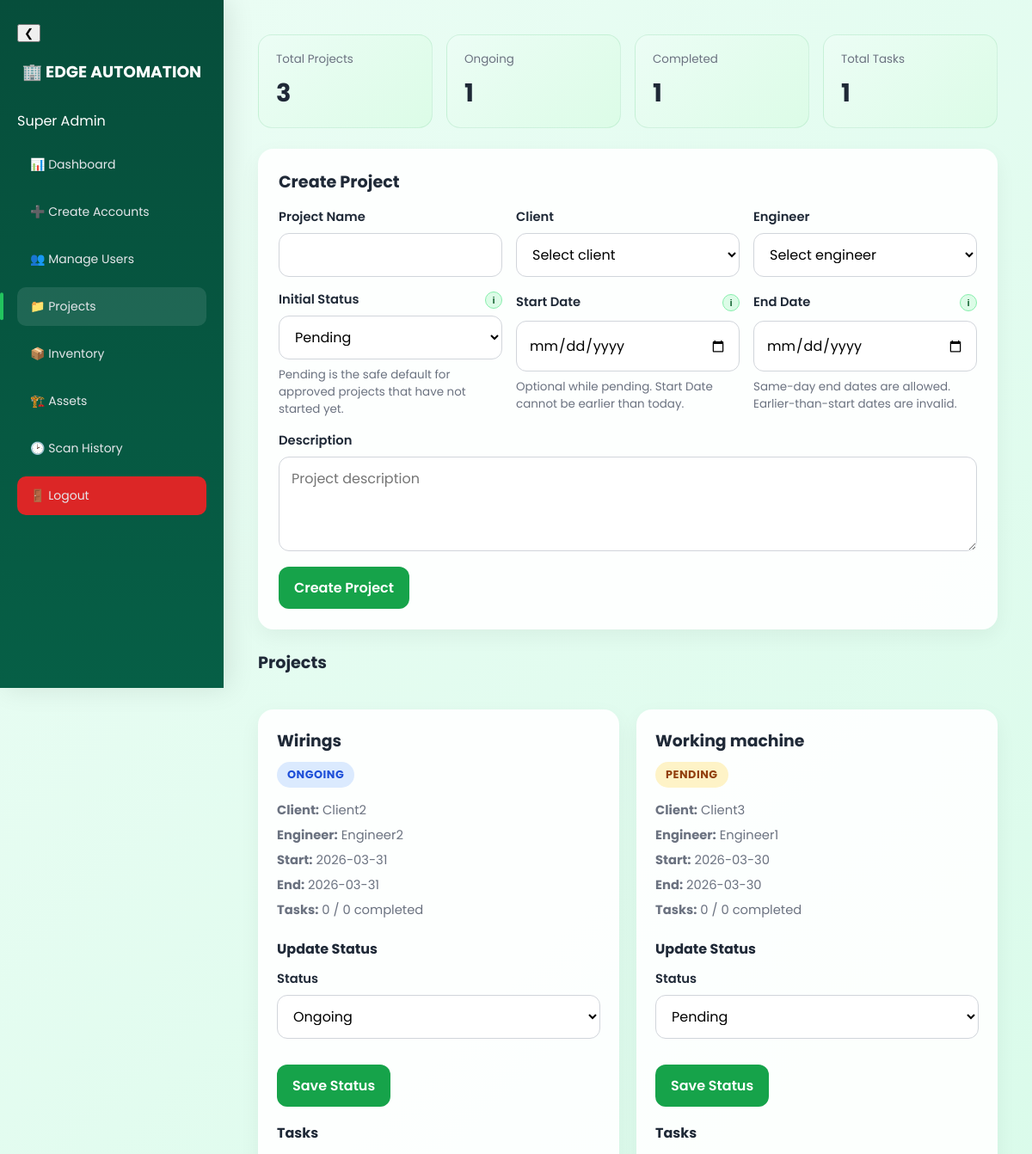
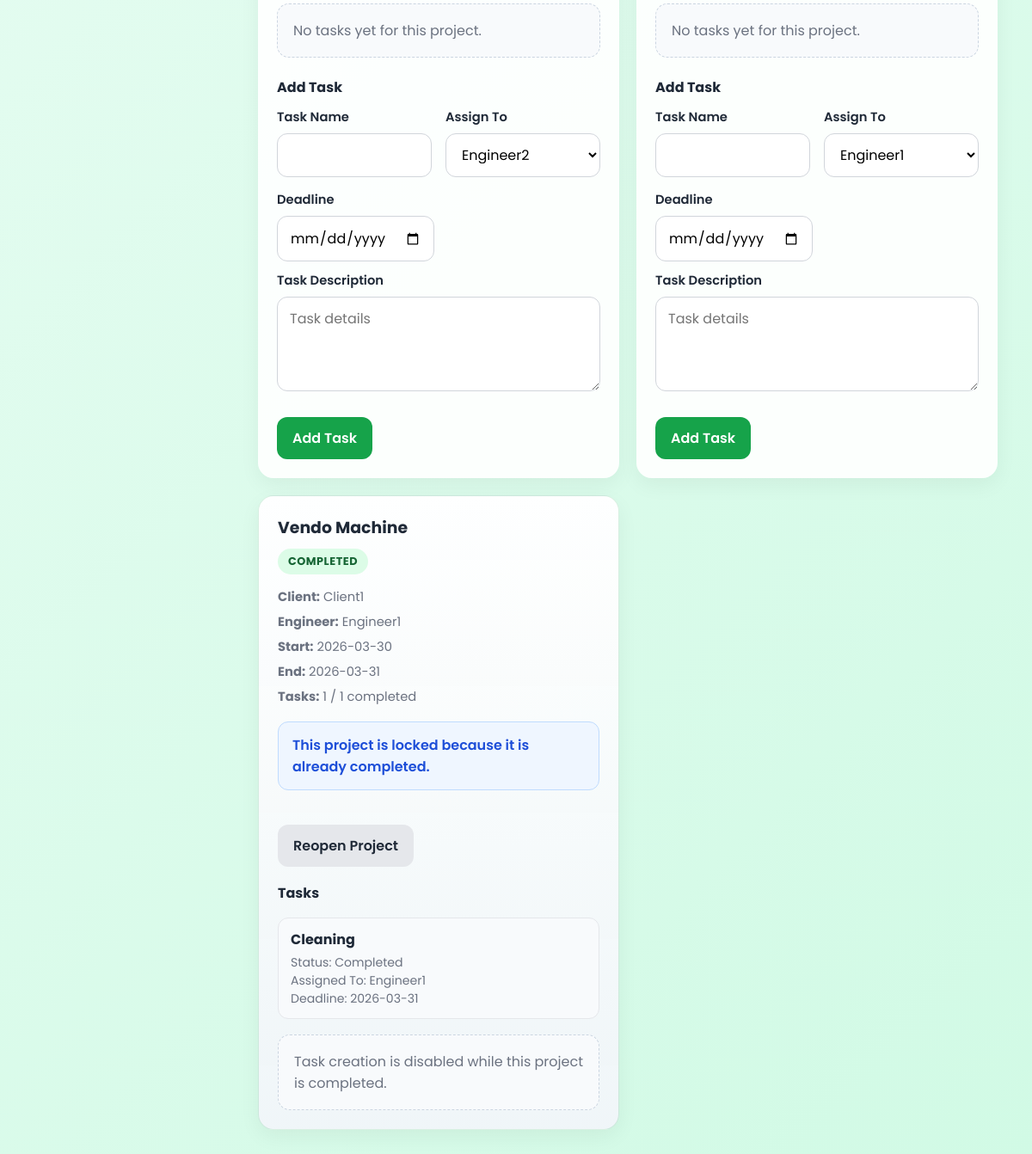
Page /SUPERADMIN/sidebar/projects.php (signed in) on the committed database (2 pictures, top to bottom).
### tables this page shows
CREATE TABLE `projects` (
  `id` int(11) NOT NULL,
  `project_name` varchar(200) NOT NULL,
  `description` text DEFAULT NULL,
  `client_id` int(11) NOT NULL,
  `start_date` date DEFAULT NULL,
  `end_date` date DEFAULT NULL,
  `status` enum('pending','ongoing','completed','on-hold') DEFAULT 'pending',
  `created_by` int(11) NOT NULL,
  `created_at` timestamp NOT NULL DEFAULT current_timestamp(),
  `updated_at` timestamp NOT NULL DEFAULT current_timestamp() ON UPDATE current_timestamp()
);

CREATE TABLE `users` (
  `id` int(11) NOT NULL,
  `full_name` varchar(150) NOT NULL,
  `email` varchar(100) NOT NULL,
  `phone` varchar(20) DEFAULT NULL,
  `password` varchar(255) NOT NULL,
  `role` varchar(30) NOT NULL,
  `status` varchar(20) NOT NULL DEFAULT 'active',
  `failed_attempts` int(11) DEFAULT 0,
  `last_failed_login` datetime DEFAULT NULL,
  `created_at` timestamp NOT NULL DEFAULT current_timestamp(),
  `updated_at` timestamp NOT NULL DEFAULT current_timestamp() ON UPDATE current_timestamp(),
  `created_by` int(11) DEFAULT NULL,
  `reset_token` varchar(255) DEFAULT NULL,
  `token_expiry` datetime DEFAULT NULL
);

CREATE TABLE `tasks` (
  `id` int(11) NOT NULL,
  `project_id` int(11) NOT NULL,
  `assigned_to` int(11) NOT NULL,
  `task_name` varchar(200) NOT NULL,
  `description` text DEFAULT NULL,
  `deadline` date DEFAULT NULL,
  `status` enum('pending','ongoing','completed','delayed') DEFAULT 'pending',
  `created_by` int(11) NOT NULL,
  `created_at` timestamp NOT NULL DEFAULT current_timestamp(),
  `updated_at` timestamp NOT NULL DEFAULT current_timestamp() ON UPDATE current_timestamp()
);

### SUPERADMIN/sidebar/projects.php (the view, shortened to what the rows shown need)
<?php
require_once __DIR__ . '/../../config/database.php';
function get_column_type(mysqli $conn, string $tableName, string $columnName): ?string {
    static $cache = [];
    $cacheKey = $tableName . '.' . $columnName;
    $stmt = $conn->prepare(
        'SELECT COLUMN_TYPE
         FROM INFORMATION_SCHEMA.COLUMNS
         WHERE TABLE_SCHEMA = DATABASE()
         AND TABLE_NAME = ?
         AND COLUMN_NAME = ?
         LIMIT 1'
    );
    $stmt->bind_param('ss', $tableName, $columnName);
    $stmt->execute();
    $result = $stmt->get_result();
    $row = $result ? $result->fetch_assoc() : null;
    $cache[$cacheKey] = $row['COLUMN_TYPE'] ?? null;
    return $cache[$cacheKey];
}
function table_has_column(mysqli $conn, string $tableName, string $columnName): bool {
    return get_column_type($conn, $tableName, $columnName) !== null;
}
function enum_supports_value(mysqli $conn, string $tableName, string $columnName, string $value): bool {
    $columnType = get_column_type($conn, $tableName, $columnName);
    return $columnType !== null && str_contains($columnType, "'" . $value . "'");
}
$supportsDraftStatus = enum_supports_value($conn, 'projects', 'status', 'draft');
$hasProjectAddressColumn = table_has_column($conn, 'projects', 'project_address');
$statusOptions = $supportsDraftStatus
    ? ['draft', 'pending', 'ongoing', 'completed', 'on-hold']
    : ['pending', 'ongoing', 'completed', 'on-hold'];
$engineers = [];
$engineerResult = $conn->query("SELECT id, full_name FROM users WHERE role = 'engineer' AND status = 'active' ORDER BY full_name ASC");
if ($engineerResult) {
    $engineers = $engineerResult->fetch_all(MYSQLI_ASSOC);
}
$projects = [];
$tasksByProject = [];
$projectAddressSelect = $hasProjectAddressColumn ? 'p.project_address,' : 'NULL AS project_address,';
$projectsQuery = "
    SELECT
        p.id,
        p.project_name,
        p.description,
        {$projectAddressSelect}
        p.client_id,
        p.start_date,
        p.end_date,
        p.status,
        p.created_at,
        client.full_name AS client_name,
        latest_assignment.engineer_id,
        engineer.full_name AS engineer_name,
        COALESCE(task_totals.total_tasks, 0) AS total_tasks,
        COALESCE(task_totals.completed_tasks, 0) AS completed_tasks
    FROM projects p
    LEFT JOIN users client ON client.id = p.client_id
    LEFT JOIN (
        SELECT pa.project_id, pa.engineer_id
        FROM project_assignments pa
        INNER JOIN (
            SELECT project_id, MAX(id) AS latest_id
            FROM project_assignments
            GROUP BY project_id
        ) latest ON latest.latest_id = pa.id
    ) latest_assignment ON latest_assignment.project_id = p.id
    LEFT JOIN users engineer ON engineer.id = latest_assignment.engineer_id
    LEFT JOIN (
        SELECT
            project_id,
            COUNT(*) AS total_tasks,
            SUM(CASE WHEN status = 'completed' THEN 1 ELSE 0 END) AS completed_tasks
        FROM tasks
        GROUP BY project_id
    ) task_totals ON task_totals.project_id = p.id
    ORDER BY p.created_at DESC, p.id DESC
";
$projectsResult = $conn->query($projectsQuery);
if ($projectsResult) {
    $projects = $projectsResult->fetch_all(MYSQLI_ASSOC);
}
$tasksResult = $conn->query("
    SELECT
        t.id,
        t.project_id,
        t.task_name,
        t.status,
        t.deadline,
        assignee.full_name AS assignee_name
    FROM tasks t
    LEFT JOIN users assignee ON assignee.id = t.assigned_to
    ORDER BY t.project_id DESC, t.deadline IS NULL, t.deadline ASC, t.id DESC
");
if ($tasksResult) {
    while ($task = $tasksResult->fetch_assoc()) {
        $tasksByProject[(int)$task['project_id']][] = $task;
    }
}
?>
<!DOCTYPE html>
<html lang="en">
<head>
    <link rel="stylesheet" href="../css/admin-dashboard.css">
</head>
<body>
<div class="container">
    <main class="main-content">
        <div class="page-stack">
            <section class="form-panel">
                <h2 class="section-title-inline">Create Project</h2>
            </section>
            <section class="page-stack">
                <h2 class="section-title-inline">Projects</h2>
                <?php if (empty($projects)): ?>
                    <div class="empty-state">No projects yet. Create your first project above.</div>
                <?php else: ?>
                    <div class="projects-grid">
                        <?php foreach ($projects as $project): ?>
                            <?php
                            $projectId = (int)$project['id'];
                            $projectTasks = $tasksByProject[$projectId] ?? [];
                            $currentEngineerId = (int)($project['engineer_id'] ?? 0);
                            $isDraft = ($project['status'] ?? '') === 'draft';
                            $isCompleted = ($project['status'] ?? '') === 'completed';
                            ?>
                            <article class="project-card<?php echo $isCompleted ? ' is-locked' : ''; ?><?php echo $isDraft ? ' is-draft' : ''; ?>">
                                <div class="card-split">
                                    <div>
                                        <h3><?php echo htmlspecialchars($project['project_name']); ?></h3>
                                        <div class="status-pill-wrap">
                                            <span class="status-pill status-<?php echo htmlspecialchars($project['status']); ?>">
                                                <?php echo htmlspecialchars(ucfirst($project['status'])); ?>
                                            </span>
                                        </div>
                                    </div>
                                    <div class="project-meta">
                                        <div><strong>Client:</strong> <?php echo htmlspecialchars($project['client_name'] ?? 'N/A'); ?></div>
                                        <div><strong>Engineer:</strong> <?php echo htmlspecialchars($project['engineer_name'] ?? 'Not assigned'); ?></div>
                                        <div><strong>Start:</strong> <?php echo htmlspecialchars($project['start_date'] ?? 'N/A'); ?></div>
                                        <div><strong>End:</strong> <?php echo htmlspecialchars($project['end_date'] ?? 'N/A'); ?></div>
                                        <div><strong>Tasks:</strong> <?php echo (int)$project['completed_tasks']; ?> / <?php echo (int)$project['total_tasks']; ?> completed</div>
                                    </div>
                                </div>
                                <?php if ($isCompleted): ?>
                                    <div class="lock-note">This project is locked because it is already completed.</div>
                                    <form method="POST" class="mini-form">
                                        <div class="form-actions">
                                            <button type="submit" class="btn-secondary">Reopen Project</button>
                                        </div>
                                    </form>
                                <?php else: ?>
                                    <form method="POST" class="mini-form">
                                        <h4 class="subheading">Update Status</h4>
                                        <div class="form-grid">
                                            <div class="input-group">
                                                <label for="status-<?php echo $projectId; ?>">Status</label>
                                                <select id="status-<?php echo $projectId; ?>" name="status" required>
                                                    <?php foreach ($statusOptions as $statusOption): ?>
                                                        <?php if ($statusOption === 'pending' && !in_array(($project['status'] ?? ''), ['pending', 'draft'], true)) { continue; } ?>
                                                        <option value="<?php echo htmlspecialchars($statusOption); ?>" <?php echo $project['status'] === $statusOption ? 'selected' : ''; ?>>
                                                            <?php echo htmlspecialchars(ucfirst($statusOption)); ?>
                                                        </option>
                                                    <?php endforeach; ?>
                                                </select>
                                            </div>
                                        </div>
                                        <div class="form-actions">
                                            <button type="submit" class="btn-primary">Save Status</button>
                                        </div>
                                    </form>
                                <?php endif; ?>
                                <div class="card-split">
                                    <h4 class="subheading">Tasks</h4>
                                    <?php if (empty($projectTasks)): ?>
                                        <div class="empty-state">No tasks yet for this project.</div>
                                    <?php else: ?>
                                        <div class="task-list">
                                            <?php foreach ($projectTasks as $task): ?>
                                                <div class="task-item">
                                                    <strong><?php echo htmlspecialchars($task['task_name']); ?></strong>
                                                    <span>Status: <?php echo htmlspecialchars(ucfirst($task['status'])); ?></span>
                                                    <span>Assigned To: <?php echo htmlspecialchars($task['assignee_name'] ?? 'N/A'); ?></span>
                                                    <span>Deadline: <?php echo htmlspecialchars($task['deadline'] ?? 'No deadline'); ?></span>
                                                </div>
                                            <?php endforeach; ?>
                                        </div>
                                    <?php endif; ?>
                                </div>
                                <?php if ($isCompleted): ?>
                                    <div class="empty-state">Task creation is disabled while this project is completed.</div>
                                <?php elseif ($isDraft): ?>
                                    <div class="empty-state">Task creation is disabled while this project is still in draft.</div>
                                <?php else: ?>
                                    <form method="POST" class="mini-form">
                                        <h4 class="subheading">Add Task</h4>
                                        <div class="form-grid">
                                            <div class="input-group">
                                                <label for="task_name-<?php echo $projectId; ?>">Task Name</label>
                                                <input type="text" id="task_name-<?php echo $projectId; ?>" name="task_name" required>
                                            </div>
                                            <div class="input-group">
                                                <label for="assigned_to-<?php echo $projectId; ?>">Assign To</label>
                                                <select id="assigned_to-<?php echo $projectId; ?>" name="assigned_to" required>
                                                    <?php foreach ($engineers as $engineer): ?>
                                                        <option value="<?php echo (int)$engineer['id']; ?>" <?php echo $currentEngineerId === (int)$engineer['id'] ? 'selected' : ''; ?>>
                                                            <?php echo htmlspecialchars($engineer['full_name']); ?>
                                                        </option>
                                                    <?php endforeach; ?>
                                                </select>
                                            </div>
                                            <div class="input-group">
                                                <label for="deadline-<?php echo $projectId; ?>">Deadline</label>
                                                <input type="date" id="deadline-<?php echo $projectId; ?>" name="deadline">
                                            </div>
                                        </div>
                                        <div class="input-group">
                                            <label for="task_description-<?php echo $projectId; ?>">Task Description</label>
                                            <textarea id="task_description-<?php echo $projectId; ?>" name="task_description" placeholder="Task details"></textarea>
                                        </div>
                                        <div class="form-actions">
                                            <button type="submit" class="btn-primary">Add Task</button>
                                        </div>
                                    </form>
                                <?php endif; ?>
                            </article>
                        <?php endforeach; ?>
                    </div>
                <?php endif; ?>
            </section>
        </div>
    </main>
</div>
</body>
</html>

### rows in the picture
projects: project_name "Wirings", status "ONGOING", client.full_name "Client2", engineer_name "Engineer2", start_date "2026-03-31", end_date "2026-03-31", completed_tasks "0", total_tasks "0", status "Ongoing", shows "No tasks yet for this project.", task_description "Task details"
projects: project_name "Working machine", status "PENDING", client.full_name "Client3", engineer_name "Engineer1", start_date "2026-03-30", end_date "2026-03-30", completed_tasks "0", total_tasks "0", status "Pending", shows "No tasks yet for this project.", task_description "Task details"
projects: project_name "Vendo Machine", status "COMPLETED", client.full_name "Client1", engineer_name "Engineer1", start_date "2026-03-30", end_date "2026-03-31", completed_tasks "1", total_tasks "1", shows "Task creation is disabled while this project is completed."
tasks: task_name "Cleaning", status "Completed", assigned_to.full_name "Engineer1", deadline "2026-03-31"

### other values in the picture
$totalProjects "3"
$ongoingProjects "1"
$completedProjects "1"
$totalTasks "1"
form field status "Pending"
form field assigned_to "Engineer2"
form field assigned_to "Engineer1"
